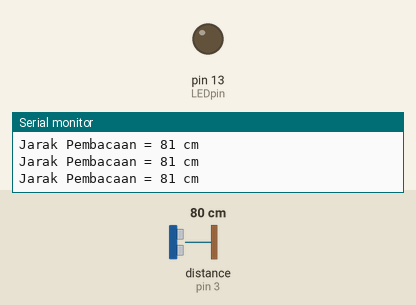
The sketch below on a simulated Arduino Uno, built with avr-gcc and run on an emulated ATmega328P. On the bench: output pins drawn as LEDs (lit = HIGH), the last lines printed to the serial monitor. Dashed ring = blinking. Inputs (shaded band) come from the test bench; at power-on: distance to the obstacle (sensor on pin 3) 80 cm. The echo pulse lasts 58.3 µs per cm.

Above: at 1.2 s.
1.3 s: distance to the obstacle (sensor on pin 3) set to 289 cm
4.3 s: distance to the obstacle (sensor on pin 3) set to 296 cm
At 4.71 s:
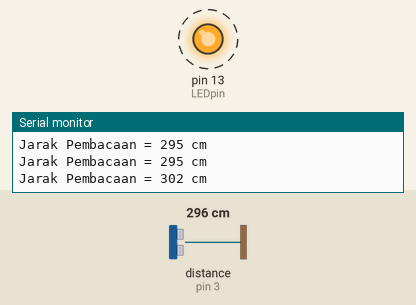
7.3 s: distance to the obstacle (sensor on pin 3) set to 2 cm
At 7.8 s:
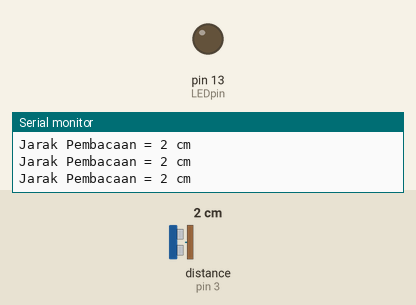
8.8 s: distance to the obstacle (sensor on pin 3) set to 299 cm
At 9.1 s:
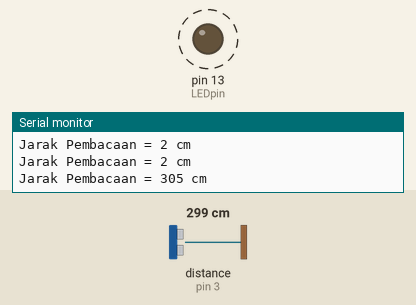
Timing chart, 0 to 12.8 s (numbered marks = the images above; inputs shaded):
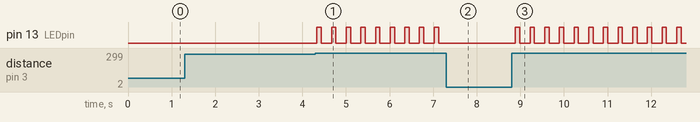

The sketch:

jsn.ino
```cpp
#include <NewPing.h>
//library yang baru saja di install dengan cara diatas

//pin arduino yang digunakan
#define trigPin 2
#define echoPin 3
#define LEDpin 13

// Tentukan jarak maksimum yang ingin kita ping (dalam sentimeter). Jarak sensor maksimum adalah 400-500 cm
#define MAX_DISTANCE 400

NewPing sonar = NewPing(trigPin, echoPin, MAX_DISTANCE);

void setup() {
//Baut komunikasi yang disettingkan di serial monitor
  Serial.begin(9600);
  pinMode(LEDpin, OUTPUT);
}

void loop() {
  delay(100);
  Serial.print("Jarak Pembacaan = ");
  Serial.print(sonar.ping_cm());  //nilai jarak yang terbaca
  Serial.println(" cm");

  //contoh pengondisian menggunakan IF, jika jarak terdeteksi pada jarak samadengan 300cm dan lebih dari itu maka led built in akan blinking
  if(sonar.ping_cm() >= 300)
  {
    digitalWrite(LEDpin, HIGH);
    delay(100);
    digitalWrite(LEDpin, LOW);
    delay(100);
  }
}
```

Measured:
- the behaviour switches between 293 and 294 cm on distance to the obstacle (sensor on pin 3) (found by bisection; images 0 and 1)
- after the input at 4.3 s, pin 13 (LEDpin): alternates HIGH for 0.10 s and LOW for 0.24 s, starting at once
- after the input at 7.3 s, pin 13 (LEDpin): stops changing and stays LOW
- after the input at 8.8 s, pin 13 (LEDpin): alternates HIGH for 0.10 s and LOW for 0.24 s, starting after 0.09 s
